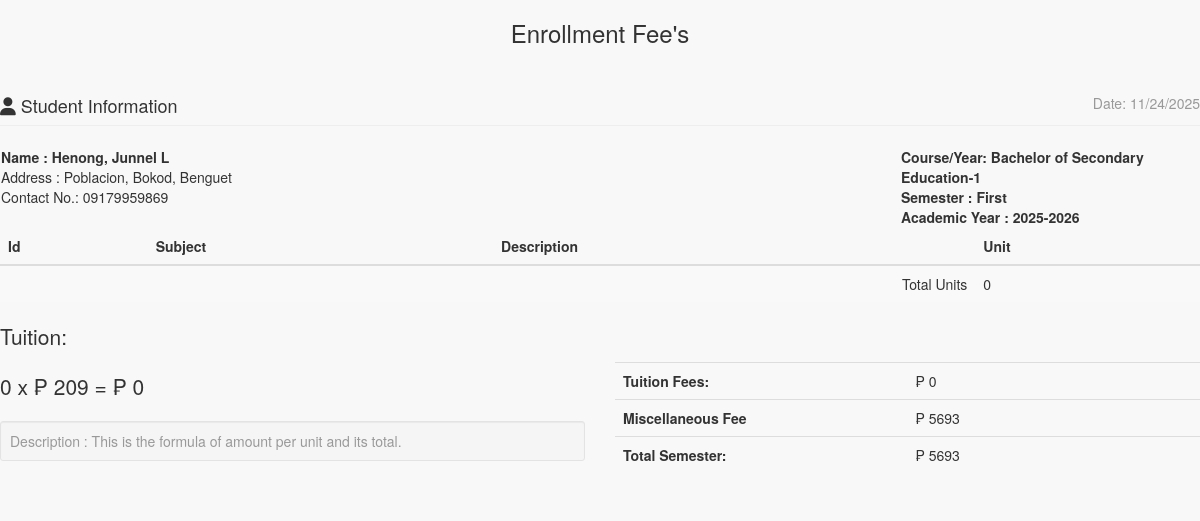
/admin/enrollees/statementaccnt.php?IDNO=100000076 (signed in), run on the app's committed database.
### tables this page shows
CREATE TABLE `tblstudent` (
  `S_ID` int(11) NOT NULL AUTO_INCREMENT,
  `IDNO` int(20) NOT NULL,
  `FNAME` varchar(40) NOT NULL,
  `LNAME` varchar(40) NOT NULL,
  `MNAME` varchar(40) NOT NULL,
  `SUFFIX` varchar(20) DEFAULT NULL,
  `SEX` varchar(10) NOT NULL DEFAULT 'Male',
  `BDAY` date NOT NULL,
  `BPLACE` text NOT NULL,
  `STATUS` varchar(30) NOT NULL,
  `NATIONALITY` varchar(40) NOT NULL,
  `CONTACT_NO` varchar(40) NOT NULL,
  `HOME_ADD` text NOT NULL,
  `ACC_USERNAME` varchar(255) NOT NULL,
  `ACC_PASSWORD` text NOT NULL,
  `student_status` text NOT NULL,
  `YEARLEVEL` int(11) NOT NULL,
  `STUDSECTION` int(11) NOT NULL,
  `COURSE_ID` int(11) NOT NULL,
  `STUDPHOTO` varchar(255) NOT NULL,
  `SEMESTER` varchar(30) NOT NULL,
  `SYEAR` varchar(30) NOT NULL,
  `NewEnrollees` tinyint(1) NOT NULL,
  `MAIDEN_NAME` varchar(150) DEFAULT NULL,
  `ETHNICITY` varchar(100) DEFAULT NULL,
  PRIMARY KEY (`S_ID`),
  UNIQUE KEY `IDNO` (`IDNO`)
);

CREATE TABLE `course` (
  `COURSE_ID` int(11) NOT NULL AUTO_INCREMENT,
  `COURSE_NAME` varchar(80) NOT NULL,
  `COURSE_LEVEL` varchar(50) NOT NULL DEFAULT '1',
  `COURSE_MAJOR` varchar(50) NOT NULL DEFAULT 'None',
  `COURSE_DESC` varchar(255) NOT NULL,
  `DEPT_ID` int(11) NOT NULL,
  `SETSEMESTER` varchar(90) NOT NULL,
  PRIMARY KEY (`COURSE_ID`),
  KEY `DEPT_ID` (`DEPT_ID`)
);

### include/database.php (called while the page is built, shortened)
<?php
class Database {
	var $sql_string = '';
	public $conn;
	public function open_connection() {
		$this->conn = mysqli_connect(server,user,pass);
		if(!$this->conn){
			echo "Problem in database connection! Contact administrator!";
			exit();
		}else{
			$db_select = mysqli_select_db($this->conn,database_name);
		}
	}
	function setQuery($sql='') {
		$this->sql_string=$sql;
	}
	function executeQuery() {
		$result = mysqli_query($this->conn,$this->sql_string);
		return $result;
	}
	private function confirm_query($result) {
		return $result;
	}
	function loadSingleResult() {
		$cur = $this->executeQuery();
		while ($row = mysqli_fetch_object($cur)) {
		return $data = $row;
		}
	}
}
$mydb = new Database();
?>

### include/students.php (called while the page is built, shortened)
<?php
require_once(LIB_PATH.DS.'database.php');
class Student {
	protected static  $tblname = "tblstudent";
	function single_student($id=""){
			global $mydb;
			$mydb->setQuery("SELECT * FROM ".self::$tblname."
				Where IDNO= '{$id}' LIMIT 1");
			$cur = $mydb->loadSingleResult();
			return $cur;
	}
}
?>

### include/courses.php (called while the page is built, shortened)
<?php
require_once(LIB_PATH.DS.'database.php');
class Course {
	protected static  $tblname = "course";
	function single_course($id=""){
			global $mydb;
			$mydb->setQuery("SELECT * FROM ".self::$tblname."
				Where COURSE_ID= '{$id}' LIMIT 1");
			$cur = $mydb->loadSingleResult();
			return $cur;
	}
}
?>

### admin/enrollees/statementaccnt.php (the view, shortened to what this page needs)
<?php
require_once("../../include/initialize.php");
?>
<!DOCTYPE html>
<html>
<head>
  <link href="<?php echo web_root; ?>admin/css/bootstrap.min.css" rel="stylesheet">
    <link href="<?php echo web_root; ?>admin/css/metisMenu.min.css" rel="stylesheet">
    <link href="<?php echo web_root; ?>admin/css/timeline.css" rel="stylesheet">
    <link href="<?php echo web_root; ?>admin/css/sb-admin-2.css" rel="stylesheet">
   <link href="<?php echo web_root; ?>admin/css/morris.css" rel="stylesheet">
    <link href="<?php echo web_root; ?>admin/font/css/font-awesome.min.css" rel="stylesheet" type="text/css">
  <link href="<?php echo web_root; ?>admin/font/font-awesome.min.css" rel="stylesheet" type="text/css">
    <link href="<?php echo web_root; ?>admin/css/dataTables.bootstrap.css" rel="stylesheet">
<link href="<?php echo web_root; ?>css/bootstrap-datetimepicker.min.css" rel="stylesheet" media="screen">
 <link href="<?php echo web_root; ?>css/datepicker.css" rel="stylesheet" media="screen">
 <link href="<?php echo web_root; ?>admin/css/custom.css" rel="stylesheet">
</head>
<body onload="window.print();">
<div class="wrapper">
    <section class="invoice">
      <div class="row">
        <h3 align="center">Enrollment Fee's</h3>
      </div>
      <div class="row">
        <div class="col-xs-12">
          <h4 class="page-header">
            <i class="fa fa-user"></i> Student Information
            <small class="pull-right">Date: <?php echo date('m/d/Y'); ?></small>
          </h4>
        </div>
      </div>
      <?php
      $student = New Student();
      $stud = $student->single_student($_GET['IDNO']);
      ?>
      <table>
        <tr>
          <td width="75%" colspan="2" >
            <address>
            <b>Name : <?php echo $stud->LNAME. ', ' .$stud->FNAME .' ' .$stud->MNAME;?></b><br>
            Address : <?php echo $stud->HOME_ADD;?><br>
            Contact No.: <?php echo $stud->CONTACT_NO;?><br>
          </address>
          </td>
          <td >
             <b>Course/Year:  <?php
            $course = New Course();
            $singlecourse = $course->single_course($stud->COURSE_ID);
            echo $_SESSION['COURSE_YEAR'] = $singlecourse->COURSE_NAME.'-'.$singlecourse->COURSE_LEVEL;
            ?></b><br>
          <b>Semester : <?php echo $_SESSION['SEMESTER']; ?></b> <br/>
          <b>Academic Year : <?php echo $_SESSION['SY']; ?></b>
          </td>
        </tr>
      </table>
<?php
  if (isset($_SESSION['admingvCart'])){
?>
<div class="row">
  <div class="col-xs-12 table-responsive">
    <table class="table table-striped">
      <thead>
      <tr>
        <th>Id</th>
        <th>Subject</th>
        <th>Description</th>
        <th>Unit</th>
      </tr>
      </thead>
      <tbody>
      <?php
        $totunit = 0;
             $count_cart = count($_SESSION['admingvCart']);
                for ($i=0; $i < $count_cart  ; $i++) {
                    $query = "SELECT * FROM `subject` s, `course` c WHERE s.COURSE_ID=c.COURSE_ID AND SUBJ_ID=" . $_SESSION['admingvCart'][$i]['subjectid'];
                     $mydb->setQuery($query);
                     $cur = $mydb->loadResultList();
                      foreach ($cur as $result) {
                         echo '<tr>';
                          echo '<td>' . $result->SUBJ_ID.'</a></td>';
                          echo '<td>'. $result->SUBJ_CODE.'</td>';
                          echo '<td>'. $result->SUBJ_DESCRIPTION.'</td>';
                          echo '<td>' . $result->UNIT.'</a></td>';
                          echo '</tr>';
                          $totunit +=  $result->UNIT;
                      }
                }
          ?>
      </tbody>
     </table>
<?php
}else{
?>
    <table class="table table-striped">
      <thead>
      <tr>
        <th>Id</th>
        <th>Subject</th>
        <th>Description</th>
        <th>Unit</th>
      </tr>
      </thead>
      <tbody>
      <?php
       $totunit = 0;
      ?>
      <tr>
      <td colspan="3" align="right" >Total Units</td>
      <td><?php echo $totunit;?></td>
      </tr>
      </tbody>
    </table>
<?php
}
?>
   <div class="row">
        <div class="col-xs-6">
          <p class="lead">Tuition:</p>
        <p class="lead">
          <?php
           $perunit = 209;
           $entrancefee = 5693;
           $subtot = $totunit * $perunit;
           $totsem = $entrancefee + $subtot;
           echo $totunit .' x  &#8369 ' . $perunit . ' =  &#8369 ' . $subtot ;
           ?>
          </p>
          <p class="text-muted well well-sm no-shadow" style="margin-top: 10px;">
           Description : This is the formula of amount per unit and its total.
          </p>
        </div>
        <div class="col-xs-6">
         <br/>
         <br/>
            <table class="table">
              <tr>
                <th style="width:50%">Tuition Fees:</th>
                <td>  &#8369 <?php echo  $subtot; ?></td>
              </tr>
              <tr>
                <th>Miscellaneous Fee</th>
                <td>  &#8369 <?php echo  $entrancefee  ; ?></td>
              </tr>
              <tr>
                <th>Total Semester:</th>
                <td>  &#8369 <?php echo  $totsem; ?>
                </td>
              </tr>
            </table>
          </div>
      </div>
    </section>
    </div>
 </body>
 </html>

### admin/css/sb-admin-2.css (style rules this page uses)
body { background-color: #f8f8f8; }

### data on the page
tblstudent: LNAME "Henong", FNAME "Junnel", MNAME "L", HOME_ADD "Poblacion, Bokod, Benguet", CONTACT_NO "09179959869"
course: COURSE_NAME+COURSE_LEVEL "Bachelor of Secondary Education-1"

### other printed values
$_SESSION['SEMESTER'] "First"
$_SESSION['SY'] "2025-2026"
$totunit "0"
$perunit "209"
$subtot "0"
$entrancefee "5693"
$totsem "5693"
